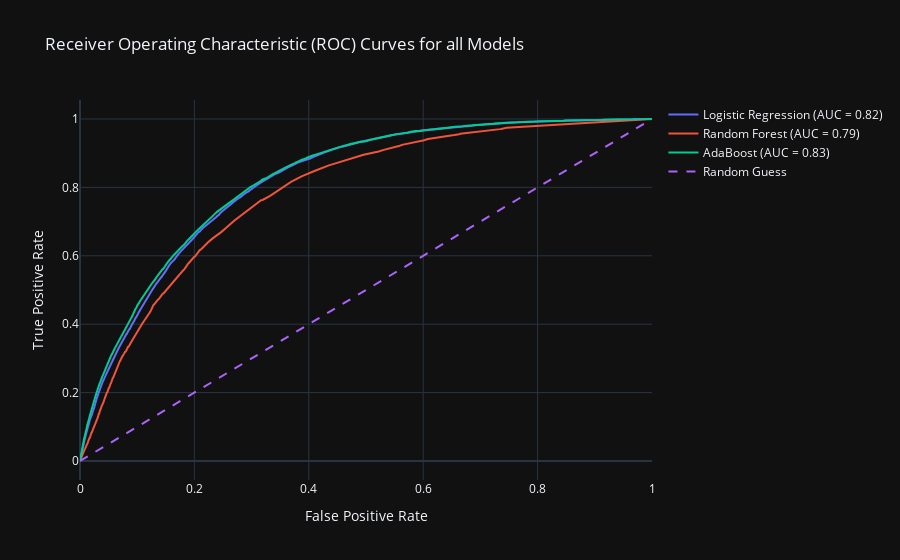

Notebook code cell kept with this figure:
### Code cell
# Plot ROC curve for all models
plot_roc_curves([logistic_model, random_forest_model, adaboost_model], ['Logistic Regression', 'Random Forest', 'AdaBoost'] , X_test, Y_test)

### Figure 1 — Plotly figure (JSON) as saved in the notebook; plotly's stock layout.template omitted (floating-point values rounded to 4 significant figures; data arrays with more than 128 entries replaced by an {"elided": "..."} marker saying what was removed)
{"data": [{"mode": "lines", "name": "Logistic Regression (AUC = 0.82)", "x": {"elided": "12859 float values"}, "y": {"elided": "12859 float values"}, "type": "scatter"}, {"mode": "lines", "name": "Random Forest (AUC = 0.79)", "x": {"elided": "2742 float values"}, "y": {"elided": "2742 float values"}, "type": "scatter"}, {"mode": "lines", "name": "AdaBoost (AUC = 0.83)", "x": {"elided": "15144 float values"}, "y": {"elided": "15144 float values"}, "type": "scatter"}, {"line": {"dash": "dash"}, "mode": "lines", "name": "Random Guess", "x": [0, 1], "y": [0, 1], "type": "scatter"}], "layout": {"title": {"text": "Receiver Operating Characteristic (ROC) Curves for all Models"}, "xaxis": {"title": {"text": "False Positive Rate"}}, "yaxis": {"title": {"text": "True Positive Rate"}}, "showlegend": true}}
